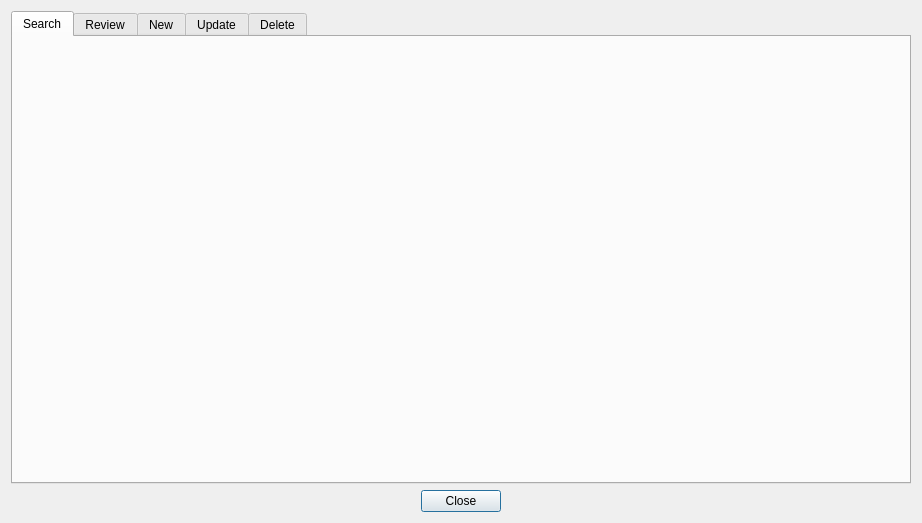
<?xml version="1.0" encoding="UTF-8"?>
<ui version="4.0">
 <class>Dialog</class>
 <widget class="QDialog" name="Dialog">
  <property name="geometry">
   <rect>
    <x>0</x>
    <y>0</y>
    <width>922</width>
    <height>523</height>
   </rect>
  </property>
  <property name="windowTitle">
   <string>Dialog</string>
  </property>
  <layout class="QGridLayout" name="gridLayout">
   <item row="0" column="0">
    <widget class="QTabWidget" name="tabWidget">
     <property name="tabPosition">
      <enum>QTabWidget::North</enum>
     </property>
     <property name="tabShape">
      <enum>QTabWidget::Rounded</enum>
     </property>
     <property name="currentIndex">
      <number>0</number>
     </property>
     <property name="movable">
      <bool>true</bool>
     </property>
     <widget class="QWidget" name="search">
      <attribute name="title">
       <string>Search</string>
      </attribute>
      <layout class="QGridLayout" name="gridLayout_2">
       <item row="0" column="0">
        <widget class="QWidget" name="search_user_widget" native="true"/>
       </item>
      </layout>
     </widget>
     <widget class="QWidget" name="review">
      <attribute name="title">
       <string>Review</string>
      </attribute>
      <layout class="QGridLayout" name="gridLayout_6">
       <item row="0" column="0">
        <widget class="QWidget" name="review_user_widget" native="true"/>
       </item>
      </layout>
     </widget>
     <widget class="QWidget" name="new_user">
      <attribute name="title">
       <string>New</string>
      </attribute>
      <layout class="QGridLayout" name="gridLayout_5">
       <item row="0" column="0">
        <widget class="QWidget" name="new_user_widget" native="true"/>
       </item>
      </layout>
     </widget>
     <widget class="QWidget" name="update_user">
      <attribute name="title">
       <string>Update</string>
      </attribute>
      <layout class="QGridLayout" name="gridLayout_4">
       <item row="0" column="0">
        <widget class="QWidget" name="update_user_widget" native="true"/>
       </item>
      </layout>
     </widget>
     <widget class="QWidget" name="delete_user">
      <attribute name="title">
       <string>Delete</string>
      </attribute>
      <layout class="QGridLayout" name="gridLayout_3">
       <item row="0" column="0">
        <widget class="QWidget" name="delete_user_widget" native="true"/>
       </item>
      </layout>
     </widget>
    </widget>
   </item>
   <item row="1" column="0">
    <widget class="QDialogButtonBox" name="buttonBox">
     <property name="toolTip">
      <string>Close the Dialog</string>
     </property>
     <property name="autoFillBackground">
      <bool>false</bool>
     </property>
     <property name="orientation">
      <enum>Qt::Horizontal</enum>
     </property>
     <property name="standardButtons">
      <set>QDialogButtonBox::Close</set>
     </property>
     <property name="centerButtons">
      <bool>true</bool>
     </property>
    </widget>
   </item>
  </layout>
 </widget>
 <resources/>
 <connections>
  <connection>
   <sender>buttonBox</sender>
   <signal>accepted()</signal>
   <receiver>Dialog</receiver>
   <slot>accept()</slot>
   <hints>
    <hint type="sourcelabel">
     <x>248</x>
     <y>254</y>
    </hint>
    <hint type="destinationlabel">
     <x>157</x>
     <y>274</y>
    </hint>
   </hints>
  </connection>
  <connection>
   <sender>buttonBox</sender>
   <signal>rejected()</signal>
   <receiver>Dialog</receiver>
   <slot>reject()</slot>
   <hints>
    <hint type="sourcelabel">
     <x>316</x>
     <y>260</y>
    </hint>
    <hint type="destinationlabel">
     <x>286</x>
     <y>274</y>
    </hint>
   </hints>
  </connection>
 </connections>
</ui>
